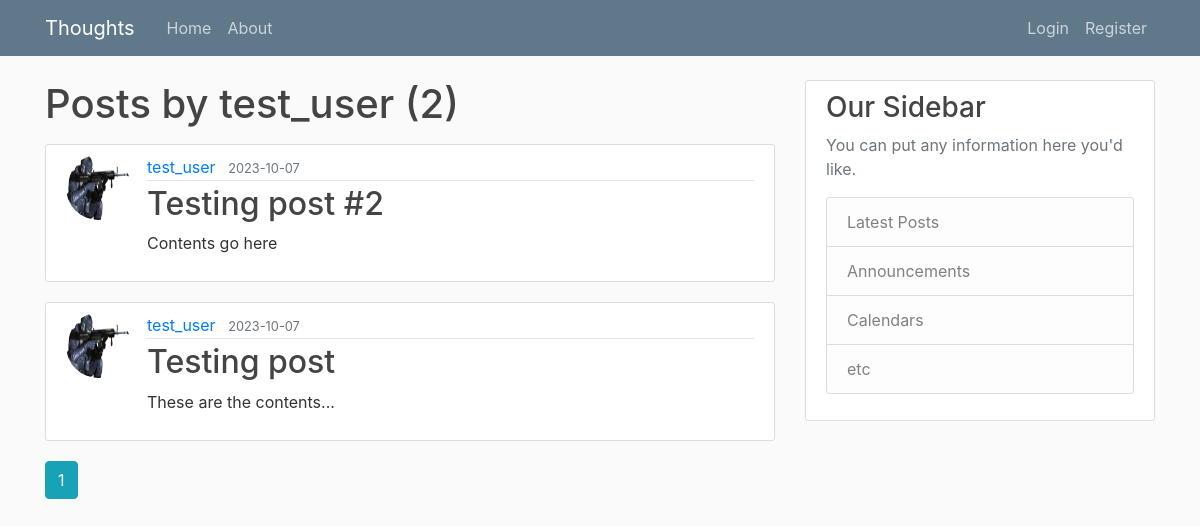
The page /user/test_user on the database its author committed.
### thoughts/models.py (models this page shows, shortened)
class User(db.Model, UserMixin):
    id = db.Column(db.Integer, primary_key=True)
    username = db.Column(db.String(20), unique=True, nullable=False)
    email = db.Column(db.String(120), unique=True, nullable=False)
    image_file = db.Column(db.String(20), nullable=False, default='default.jpg')
    password = db.Column(db.String(60), nullable=False)
    posts = db.relationship('Post', backref='author', lazy=True)

class Post(db.Model):
    id = db.Column(db.Integer, primary_key=True)
    title = db.Column(db.String(100), nullable=False)
    date_posted = db.Column(db.DateTime, nullable=False, default=datetime.utcnow)
    content = db.Column(db.Text, nullable=False)
    user_id = db.Column(db.Integer, db.ForeignKey('user.id'), nullable=False)

### thoughts/routes.py (the view)
@app.route("/user/<string:username>")
def user_posts(username):
    page = request.args.get('page', 1, type=int)
    user = User.query.filter_by(username=username).first_or_404()
    posts = Post.query.filter_by(author=user)\
        .order_by(Post.date_posted.desc())\
        .paginate(page=page, per_page=5)
    return render_template('user_posts.html', posts=posts, user=user)

### thoughts/templates/user_posts.html
{% extends "layout.html" %}
{% block content %}
    <h1 class="mb-3">Posts by {{ user.username }} ({{ posts.total }})</h1>
    {% for post in posts.items %}
        <article class="media content-section">
          <img class="rounded-circle article-img" src="{{ url_for('static', filename='profile_pics/' + post.author.image_file) }}">
          <div class="media-body">
            <div class="article-metadata">
              <a class="mr-2" href="{{ url_for('user_posts', username=post.author.username) }}">{{ post.author.username }}</a>
              <small class="text-muted">{{ post.date_posted.strftime('%Y-%m-%d') }}</small>
            </div>
            <h2><a class="article-title" href="{{ url_for('post', post_id=post.id) }}">{{ post.title }}</a></h2>
            <p class="article-content">{{ post.content }}</p>
          </div>
        </article>
    {% endfor %}
    {% for page_num in posts.iter_pages(left_edge=1, right_edge=1, left_current=1, right_current=2) %}
      {% if page_num %}
        {% if posts.page == page_num %}
          <a class="btn btn-info mb-4" href="{{ url_for('user_posts', username=user.username, page=page_num) }}">{{ page_num }}</a>
        {% else %}
          <a class="btn btn-outline-info mb-4" href="{{ url_for('user_posts', username=user.username, page=page_num) }}">{{ page_num }}</a>
        {% endif %}
      {% else %}
        ...
      {% endif %}
    {% endfor %}
{% endblock content %}

### thoughts/templates/layout.html (shortened to what this page needs)
<!DOCTYPE html>
<html>
<head>
    <link rel="stylesheet" href="https://maxcdn.bootstrapcdn.com/bootstrap/4.0.0/css/bootstrap.min.css">
    <link rel="stylesheet" type="text/css" href="{{ url_for('static', filename='main.css') }}">
</head>
<body>
    <header class="site-header">
      <nav class="navbar navbar-expand-md navbar-dark bg-steel fixed-top">
        <div class="container">
          <a class="navbar-brand mr-4" href="/">Thoughts</a>
          <div class="collapse navbar-collapse" id="navbarToggle">
            <div class="navbar-nav mr-auto">
              <a class="nav-item nav-link" href="{{ url_for('home') }}">Home</a>
              <a class="nav-item nav-link" href="{{ url_for('about') }}">About</a>
            </div>
            <div class="navbar-nav">
              {% if current_user.is_authenticated %}
                <a class="nav-item nav-link" href="{{ url_for('new_post') }}">New Post</a>
                <a class="nav-item nav-link" href="{{ url_for('account') }}">Account</a>
                <a class="nav-item nav-link" href="{{ url_for('logout') }}">Logout</a>
              {% else %}
                <a class="nav-item nav-link" href="{{ url_for('login') }}">Login</a>
                <a class="nav-item nav-link" href="{{ url_for('register') }}">Register</a>
              {% endif %}
            </div>
          </div>
        </div>
      </nav>
    </header>
    <main role="main" class="container">
      <div class="row">
        <div class="col-md-8">
          {% block content %}{% endblock %}
        </div>
        <div class="col-md-4">
          <div class="content-section">
            <h3>Our Sidebar</h3>
            <p class='text-muted'>You can put any information here you'd like.
              <ul class="list-group">
                <li class="list-group-item list-group-item-light">Latest Posts</li>
                <li class="list-group-item list-group-item-light">Announcements</li>
                <li class="list-group-item list-group-item-light">Calendars</li>
                <li class="list-group-item list-group-item-light">etc</li>
              </ul>
            </p>
          </div>
        </div>
      </div>
    </main>
</body>
</html>

### thoughts/static/main.css (style rules this page uses)
body { background: #fafafa; color: #333333; margin-top: 5rem; }
h1, h2, h3, h4, h5, h6 { color: #444444; }
.bg-steel { background-color: #5f788a; }
.site-header .navbar-nav .nav-link { color: #cbd5db; }
.content-section { background: #ffffff; padding: 10px 20px; border: 1px solid #dddddd; border-radius: 3px; margin-bottom: 20px; }
.article-title { color: #444444; }
.article-content { white-space: pre-line; }
.article-img { height: 65px; width: 65px; margin-right: 16px; }
.article-metadata { padding-bottom: 1px; margin-bottom: 4px; border-bottom: 1px solid #e3e3e3 }

### rows shown on the page
User: username "test_user"
Post: image_file (picture), author.username "test_user", date_posted "2023-10-07", title "Testing post #2", content "Contents go here"
Post: image_file (picture), author.username "test_user", date_posted "2023-10-07", title "Testing post", content "These are the contents..."

### other values the page prints
{{ posts.total }} "2"
{{ page_num }} "1"
